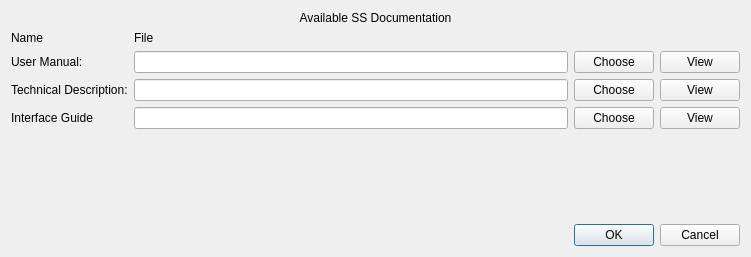
<?xml version="1.0" encoding="UTF-8"?>
<ui version="4.0">
 <class>documentDialog</class>
 <widget class="QDialog" name="documentDialog">
  <property name="geometry">
   <rect>
    <x>0</x>
    <y>0</y>
    <width>751</width>
    <height>257</height>
   </rect>
  </property>
  <property name="windowTitle">
   <string>Dialog</string>
  </property>
  <layout class="QVBoxLayout" name="verticalLayout">
   <item>
    <widget class="QLabel" name="label_3">
     <property name="text">
      <string>Available SS Documentation</string>
     </property>
     <property name="alignment">
      <set>Qt::AlignCenter</set>
     </property>
    </widget>
   </item>
   <item>
    <layout class="QGridLayout" name="gridLayout">
     <item row="3" column="0">
      <widget class="QLabel" name="label_guiGuide">
       <property name="text">
        <string>Interface Guide</string>
       </property>
      </widget>
     </item>
     <item row="3" column="1">
      <widget class="QLineEdit" name="lineEdit_guiGuide"/>
     </item>
     <item row="3" column="2">
      <widget class="QPushButton" name="pushButton_guiGuide">
       <property name="text">
        <string>Choose</string>
       </property>
      </widget>
     </item>
     <item row="0" column="1">
      <widget class="QLabel" name="label_file">
       <property name="text">
        <string>File</string>
       </property>
      </widget>
     </item>
     <item row="2" column="1">
      <widget class="QLineEdit" name="lineEdit_technical"/>
     </item>
     <item row="1" column="1">
      <widget class="QLineEdit" name="lineEdit_manual"/>
     </item>
     <item row="2" column="2">
      <widget class="QPushButton" name="pushButton_technical">
       <property name="text">
        <string>Choose</string>
       </property>
      </widget>
     </item>
     <item row="4" column="0">
      <spacer name="verticalSpacer">
       <property name="orientation">
        <enum>Qt::Vertical</enum>
       </property>
       <property name="sizeHint" stdset="0">
        <size>
         <width>20</width>
         <height>40</height>
        </size>
       </property>
      </spacer>
     </item>
     <item row="0" column="0">
      <widget class="QLabel" name="label_name">
       <property name="text">
        <string>Name</string>
       </property>
      </widget>
     </item>
     <item row="1" column="0">
      <widget class="QLabel" name="label_manual">
       <property name="text">
        <string>User Manual:</string>
       </property>
      </widget>
     </item>
     <item row="1" column="2">
      <widget class="QPushButton" name="pushButton_manual">
       <property name="text">
        <string>Choose</string>
       </property>
      </widget>
     </item>
     <item row="2" column="0">
      <widget class="QLabel" name="label_technical">
       <property name="text">
        <string>Technical Description:</string>
       </property>
      </widget>
     </item>
     <item row="1" column="3">
      <widget class="QPushButton" name="pushButton_viewManual">
       <property name="text">
        <string>View</string>
       </property>
      </widget>
     </item>
     <item row="2" column="3">
      <widget class="QPushButton" name="pushButton_viewTechnical">
       <property name="text">
        <string>View</string>
       </property>
      </widget>
     </item>
     <item row="3" column="3">
      <widget class="QPushButton" name="pushButton_viewGuiGuide">
       <property name="text">
        <string>View</string>
       </property>
      </widget>
     </item>
    </layout>
   </item>
   <item>
    <widget class="QDialogButtonBox" name="buttonBox">
     <property name="orientation">
      <enum>Qt::Horizontal</enum>
     </property>
     <property name="standardButtons">
      <set>QDialogButtonBox::Cancel|QDialogButtonBox::Ok</set>
     </property>
    </widget>
   </item>
  </layout>
 </widget>
 <resources/>
 <connections>
  <connection>
   <sender>buttonBox</sender>
   <signal>accepted()</signal>
   <receiver>documentDialog</receiver>
   <slot>accept()</slot>
   <hints>
    <hint type="sourcelabel">
     <x>249</x>
     <y>219</y>
    </hint>
    <hint type="destinationlabel">
     <x>157</x>
     <y>257</y>
    </hint>
   </hints>
  </connection>
  <connection>
   <sender>buttonBox</sender>
   <signal>rejected()</signal>
   <receiver>documentDialog</receiver>
   <slot>reject()</slot>
   <hints>
    <hint type="sourcelabel">
     <x>317</x>
     <y>219</y>
    </hint>
    <hint type="destinationlabel">
     <x>286</x>
     <y>257</y>
    </hint>
   </hints>
  </connection>
 </connections>
</ui>
